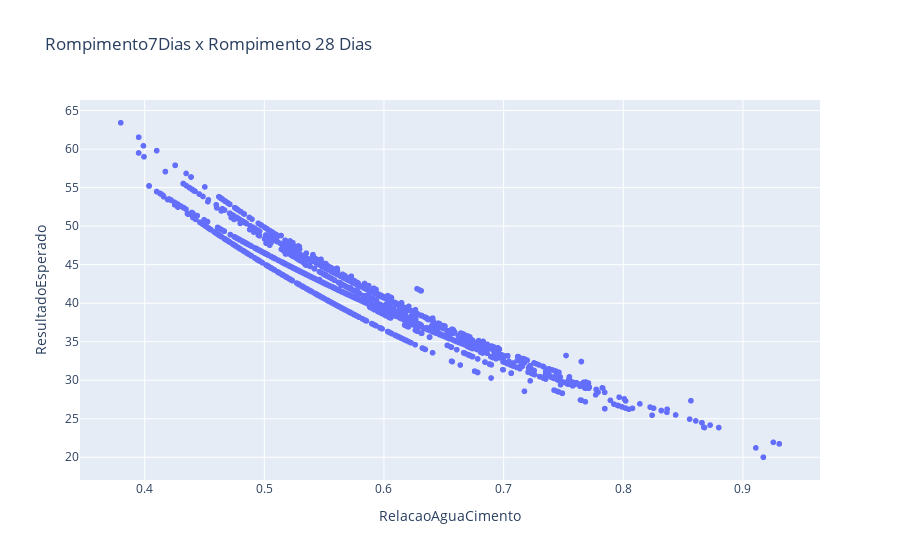

The notebook cell saved with this chart:
### Code cell
fig = px.scatter(dados_aglomerante, x="RelacaoAguaCimento", y="ResultadoEsperado", title='Rompimento7Dias x Rompimento 28 Dias')
fig.show()

### Figure 1 — Plotly figure (JSON) as saved in the notebook; plotly's stock layout.template omitted (floating-point values rounded to 4 significant figures; data arrays with more than 128 entries replaced by an {"elided": "..."} marker saying what was removed)
{"data": [{"hovertemplate": "RelacaoAguaCimento=%{x}<br>ResultadoEsperado=%{y}<extra></extra>", "legendgroup": "", "marker": {"color": "#636efa", "symbol": "circle"}, "mode": "markers", "name": "", "showlegend": false, "type": "scattergl", "x": {"elided": "4327 float values"}, "xaxis": "x", "y": {"elided": "4327 float values"}, "yaxis": "y"}], "layout": {"legend": {"tracegroupgap": 0}, "title": {"text": "Rompimento7Dias x Rompimento 28 Dias"}, "xaxis": {"anchor": "y", "domain": [0, 1], "title": {"text": "RelacaoAguaCimento"}}, "yaxis": {"anchor": "x", "domain": [0, 1], "title": {"text": "ResultadoEsperado"}}}}
